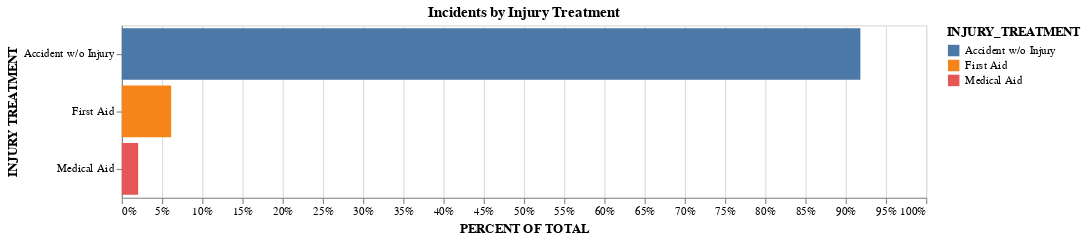

The notebook cell saved with this chart:
### Code cell
alt.Chart(df_treatment).mark_bar().encode(
    x=alt.X('PercentOfTotal:Q', axis=alt.Axis(format='.0%'), title='PERCENT OF TOTAL'),
    y=alt.Y('INJURY_TREATMENT', title='INJURY TREATMENT'),
    color='INJURY_TREATMENT',
    tooltip=[alt.Tooltip('INJURY_TREATMENT', title='Treatment'), alt.Tooltip('ID', title='Count')]
).properties(
    title='Incidents by Injury Treatment',
    height=150,
    width=700
).transform_joinaggregate(
    TotalTime='sum(ID)',
).transform_calculate(
    PercentOfTotal="datum.ID / datum.TotalTime"
)

### Figure 1 — Vega-Lite specification as saved in the notebook (floating-point values rounded to 4 significant figures)
{"config": {"view": {"continuousWidth": 400, "continuousHeight": 300}}, "data": {"name": "data-62347c5cb24f1acd19fd83edfc017e5b"}, "mark": "bar", "encoding": {"color": {"type": "nominal", "field": "INJURY_TREATMENT"}, "tooltip": [{"type": "nominal", "field": "INJURY_TREATMENT", "title": "Treatment"}, {"type": "quantitative", "field": "ID", "title": "Count"}], "x": {"type": "quantitative", "axis": {"format": ".0%"}, "field": "PercentOfTotal", "title": "PERCENT OF TOTAL"}, "y": {"type": "nominal", "field": "INJURY_TREATMENT", "title": "INJURY TREATMENT"}}, "height": 150, "title": "Incidents by Injury Treatment", "transform": [{"joinaggregate": [{"op": "sum", "field": "ID", "as": "TotalTime"}]}, {"calculate": "datum.ID / datum.TotalTime", "as": "PercentOfTotal"}], "width": 700, "$schema": "https://vega.github.io/schema/vega-lite/v4.8.1.json", "datasets": {"data-62347c5cb24f1acd19fd83edfc017e5b": [{"INJURY_TREATMENT": "Accident w/o Injury", "ID": 30288}, {"INJURY_TREATMENT": "First Aid", "ID": 2024}, {"INJURY_TREATMENT": "Medical Aid", "ID": 671}]}}
